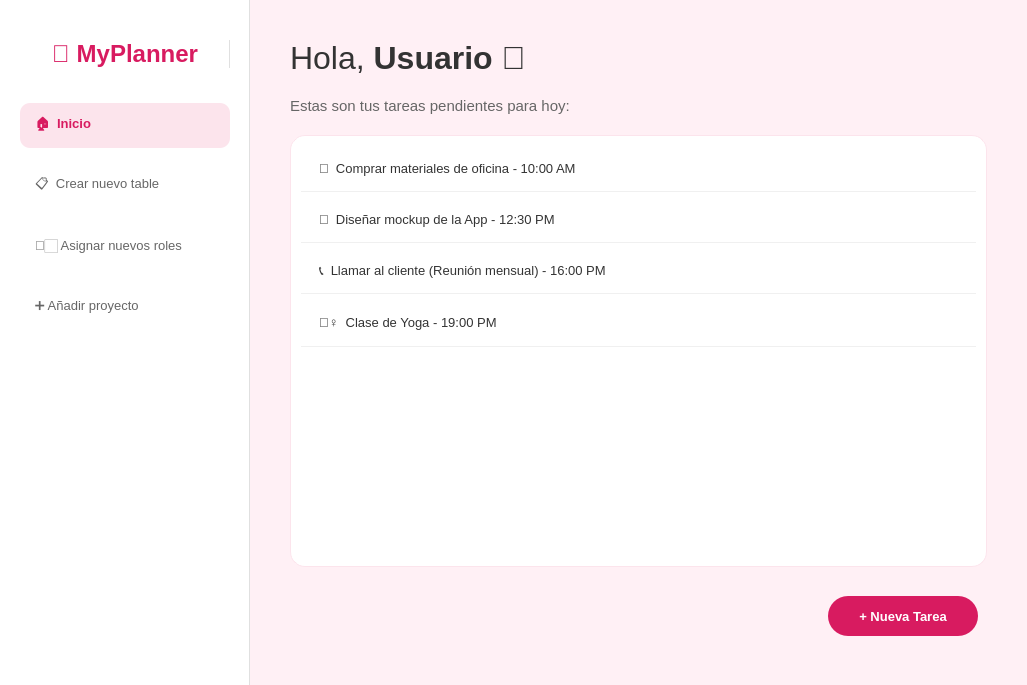
<?xml version="1.0" encoding="UTF-8"?>
<ui version="4.0">
 <class>MainWindow</class>
 <widget class="QMainWindow" name="MainWindow">
  <property name="geometry">
   <rect>
    <x>0</x>
    <y>0</y>
    <width>1027</width>
    <height>685</height>
   </rect>
  </property>
  <property name="windowTitle">
   <string>Planner Pink</string>
  </property>
  <property name="styleSheet">
   <string notr="true">QMainWindow {
	background-color: #FFF0F5;
}</string>
  </property>
  <widget class="QWidget" name="centralwidget">
   <layout class="QHBoxLayout" name="horizontalLayout">
    <property name="spacing">
     <number>0</number>
    </property>
    <property name="leftMargin">
     <number>0</number>
    </property>
    <property name="topMargin">
     <number>0</number>
    </property>
    <property name="rightMargin">
     <number>0</number>
    </property>
    <property name="bottomMargin">
     <number>0</number>
    </property>
    <item>
     <widget class="QFrame" name="sidebarFrame">
      <property name="minimumSize">
       <size>
        <width>250</width>
        <height>0</height>
       </size>
      </property>
      <property name="maximumSize">
       <size>
        <width>250</width>
        <height>16777215</height>
       </size>
      </property>
      <property name="styleSheet">
       <string notr="true">QFrame {
	background-color: white;
	border-right: 1px solid #E0E0E0;
}</string>
      </property>
      <property name="frameShape">
       <enum>QFrame::NoFrame</enum>
      </property>
      <property name="frameShadow">
       <enum>QFrame::Raised</enum>
      </property>
      <layout class="QVBoxLayout" name="verticalLayout">
       <property name="spacing">
        <number>15</number>
       </property>
       <property name="leftMargin">
        <number>20</number>
       </property>
       <property name="topMargin">
        <number>40</number>
       </property>
       <property name="rightMargin">
        <number>20</number>
       </property>
       <property name="bottomMargin">
        <number>20</number>
       </property>
       <item>
        <widget class="QLabel" name="label_logo">
         <property name="font">
          <font>
           <family>Segoe UI</family>
           <pointsize>18</pointsize>
           <weight>75</weight>
           <bold>true</bold>
          </font>
         </property>
         <property name="styleSheet">
          <string notr="true">color: #D81B60;</string>
         </property>
         <property name="text">
          <string>🌸 MyPlanner</string>
         </property>
         <property name="alignment">
          <set>Qt::AlignCenter</set>
         </property>
        </widget>
       </item>
       <item>
        <spacer name="verticalSpacer_2">
         <property name="orientation">
          <enum>Qt::Vertical</enum>
         </property>
         <property name="sizeType">
          <enum>QSizePolicy::Fixed</enum>
         </property>
         <property name="sizeHint" stdset="0">
          <size>
           <width>20</width>
           <height>20</height>
          </size>
         </property>
        </spacer>
       </item>
       <item>
        <widget class="QPushButton" name="btn_home">
         <property name="minimumSize">
          <size>
           <width>0</width>
           <height>45</height>
          </size>
         </property>
         <property name="font">
          <font>
           <family>Segoe UI</family>
           <pointsize>10</pointsize>
           <weight>75</weight>
           <bold>true</bold>
          </font>
         </property>
         <property name="cursor">
          <cursorShape>PointingHandCursor</cursorShape>
         </property>
         <property name="styleSheet">
          <string notr="true">background-color: #FCE4EC;
color: #D81B60;
border-radius: 10px;
text-align: left;
padding-left: 15px;
border: none;</string>
         </property>
         <property name="text">
          <string>🏠  Inicio</string>
         </property>
        </widget>
       </item>
       <item>
        <widget class="QPushButton" name="btn_board">
         <property name="minimumSize">
          <size>
           <width>0</width>
           <height>45</height>
          </size>
         </property>
         <property name="font">
          <font>
           <family>Segoe UI</family>
           <pointsize>10</pointsize>
          </font>
         </property>
         <property name="cursor">
          <cursorShape>PointingHandCursor</cursorShape>
         </property>
         <property name="styleSheet">
          <string notr="true">QPushButton {
	background-color: transparent;
	color: #666;
	border-radius: 10px;
	text-align: left;
	padding-left: 15px;
}
QPushButton:hover {
	background-color: #F5F5F5;
	color: #D81B60;
}</string>
         </property>
         <property name="text">
          <string>📋  Crear nuevo table</string>
         </property>
        </widget>
       </item>
       <item>
        <widget class="QPushButton" name="btn_calendar">
         <property name="minimumSize">
          <size>
           <width>0</width>
           <height>45</height>
          </size>
         </property>
         <property name="font">
          <font>
           <family>Segoe UI</family>
           <pointsize>10</pointsize>
          </font>
         </property>
         <property name="cursor">
          <cursorShape>PointingHandCursor</cursorShape>
         </property>
         <property name="styleSheet">
          <string notr="true">QPushButton {
	background-color: transparent;
	color: #666;
	border-radius: 10px;
	text-align: left;
	padding-left: 15px;
}
QPushButton:hover {
	background-color: #F5F5F5;
	color: #D81B60;
}</string>
         </property>
         <property name="text">
          <string>👩🏻 Asignar nuevos roles</string>
         </property>
        </widget>
       </item>
       <item>
        <widget class="QPushButton" name="btn_settings">
         <property name="minimumSize">
          <size>
           <width>0</width>
           <height>45</height>
          </size>
         </property>
         <property name="font">
          <font>
           <family>Segoe UI</family>
           <pointsize>10</pointsize>
          </font>
         </property>
         <property name="cursor">
          <cursorShape>PointingHandCursor</cursorShape>
         </property>
         <property name="styleSheet">
          <string notr="true">QPushButton {
	background-color: transparent;
	color: #666;
	border-radius: 10px;
	text-align: left;
	padding-left: 15px;
}
QPushButton:hover {
	background-color: #F5F5F5;
	color: #D81B60;
}</string>
         </property>
         <property name="text">
          <string>➕ Añadir proyecto</string>
         </property>
        </widget>
       </item>
       <item>
        <spacer name="verticalSpacer">
         <property name="orientation">
          <enum>Qt::Vertical</enum>
         </property>
         <property name="sizeHint" stdset="0">
          <size>
           <width>20</width>
           <height>40</height>
          </size>
         </property>
        </spacer>
       </item>
      </layout>
     </widget>
    </item>
    <item>
     <widget class="QWidget" name="mainContent" native="true">
      <layout class="QVBoxLayout" name="verticalLayout_2">
       <property name="spacing">
        <number>20</number>
       </property>
       <property name="leftMargin">
        <number>40</number>
       </property>
       <property name="topMargin">
        <number>40</number>
       </property>
       <property name="rightMargin">
        <number>40</number>
       </property>
       <property name="bottomMargin">
        <number>40</number>
       </property>
       <item>
        <widget class="QLabel" name="label_welcome">
         <property name="font">
          <font>
           <family>Segoe UI</family>
           <pointsize>24</pointsize>
           <weight>50</weight>
           <bold>false</bold>
          </font>
         </property>
         <property name="styleSheet">
          <string notr="true">color: #333;</string>
         </property>
         <property name="text">
          <string>Hola, &lt;b&gt;Usuario&lt;/b&gt; 👋</string>
         </property>
        </widget>
       </item>
       <item>
        <widget class="QLabel" name="label_subtitle">
         <property name="font">
          <font>
           <family>Segoe UI</family>
           <pointsize>11</pointsize>
          </font>
         </property>
         <property name="styleSheet">
          <string notr="true">color: #666;</string>
         </property>
         <property name="text">
          <string>Estas son tus tareas pendientes para hoy:</string>
         </property>
        </widget>
       </item>
       <item>
        <widget class="QListWidget" name="listWidgetTasks">
         <property name="font">
          <font>
           <family>Segoe UI</family>
           <pointsize>10</pointsize>
          </font>
         </property>
         <property name="styleSheet">
          <string notr="true">QListWidget {
	background-color: white;
	border: 1px solid #FCE4EC;
	border-radius: 15px;
	padding: 10px;
	outline: none;
}
QListWidget::item {
	padding: 15px;
	border-bottom: 1px solid #F0F0F0;
	margin-bottom: 5px;
	color: #333;
}
QListWidget::item:selected {
	background-color: #FCE4EC;
	color: #D81B60;
	border-radius: 10px;
	border: none;
}</string>
         </property>
         <item>
          <property name="text">
           <string>📌  Comprar materiales de oficina - 10:00 AM</string>
          </property>
         </item>
         <item>
          <property name="text">
           <string>🎨  Diseñar mockup de la App - 12:30 PM</string>
          </property>
         </item>
         <item>
          <property name="text">
           <string>📞  Llamar al cliente (Reunión mensual) - 16:00 PM</string>
          </property>
         </item>
         <item>
          <property name="text">
           <string>🧘‍♀️  Clase de Yoga - 19:00 PM</string>
          </property>
         </item>
        </widget>
       </item>
       <item>
        <widget class="QWidget" name="bottomBar" native="true">
         <layout class="QHBoxLayout" name="horizontalLayout_2">
          <item>
           <spacer name="horizontalSpacer">
            <property name="orientation">
             <enum>Qt::Horizontal</enum>
            </property>
            <property name="sizeHint" stdset="0">
             <size>
              <width>40</width>
              <height>20</height>
             </size>
            </property>
           </spacer>
          </item>
          <item>
           <widget class="QPushButton" name="btnAdd">
            <property name="minimumSize">
             <size>
              <width>150</width>
              <height>40</height>
             </size>
            </property>
            <property name="font">
             <font>
              <family>Segoe UI</family>
              <pointsize>10</pointsize>
              <weight>75</weight>
              <bold>true</bold>
             </font>
            </property>
            <property name="cursor">
             <cursorShape>PointingHandCursor</cursorShape>
            </property>
            <property name="styleSheet">
             <string notr="true">QPushButton {
	background-color: #D81B60;
	color: white;
	border-radius: 20px;
}
QPushButton:hover {
	background-color: #C2185B;
}</string>
            </property>
            <property name="text">
             <string>+ Nueva Tarea</string>
            </property>
           </widget>
          </item>
         </layout>
        </widget>
       </item>
      </layout>
     </widget>
    </item>
   </layout>
  </widget>
 </widget>
 <resources/>
 <connections/>
</ui>
